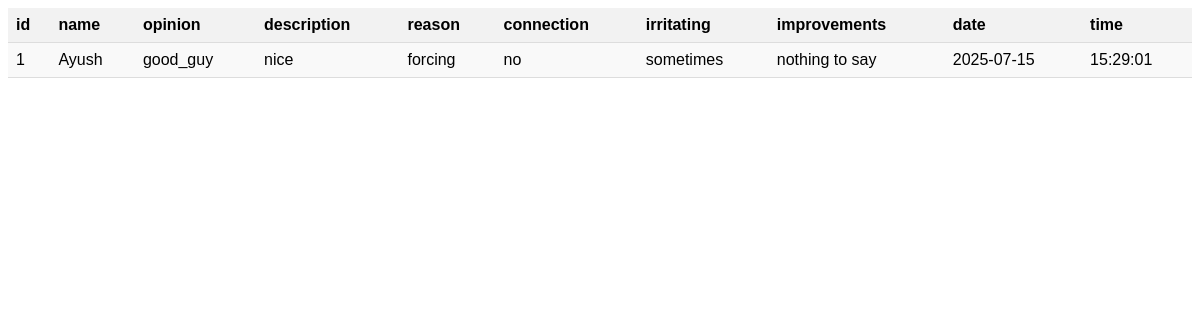
The page /show_data on the database its author committed.
### tables this page shows
CREATE TABLE response(
            id INTEGER PRIMARY KEY AUTOINCREMENT,
            name TEXT NOT NULL,
            opinion TEXT NOT NULL,
            description TEXT NOT NULL,
            reason TEXT NOT NULL,
            connection TEXT NOT NULL,
            irritating TEXT NOT NULL,
            improvements TEXT NOT NULL,
            date DATE DEFAULT CURRENT_DATE,
            time TIME DEFAULT CURRENT_TIME
        );

### app.py (the view)
@app.route('/show_data')
def show_data():
    conn = sqlite3.connect(PATH)
    conn.row_factory = sqlite3.Row
    cursor = conn.cursor()
    cursor.execute("SELECT * FROM response")
    data = cursor.fetchall()
    conn.close()
    return render_template('show_data.html', data=data)

### templates/show_data.html (shortened to what this page needs)
<!DOCTYPE html>
<html lang="en">
<head>
</head>
<body>
    <table>
        <tr>
            {% for column in data[0].keys() %}
            <th>{{ column }}</th>
            {% endfor %}
        </tr>
        {% for row in data %}
        <tr>
            {% for value in row %}
                <td>{{ value }}</td>
            {% endfor %}
        </tr>
        {% endfor %}
    </table>
</body>
</html>

### templates/show_data.html (style rules this page uses)
table { width: 100%; border-collapse: collapse; font-family: Arial, sans-serif; }
th, td { padding: 8px; text-align: left; border-bottom: 1px solid #ddd; }
th { background-color: #f2f2f2; font-weight: bold; }
tr:nth-child(even) { background-color: #f9f9f9; }

### rows shown on the page
response: row "1", name "Ayush", opinion "good_guy", description "nice", reason "forcing", connection "no", irritating "sometimes", improvements "nothing to say", date "2025-07-15", time "15:29:01"

### other values the page prints
{{ column }} "id" "name" "opinion" "description" "reason" "connection" "irritating" "improvements" "date" "time"
